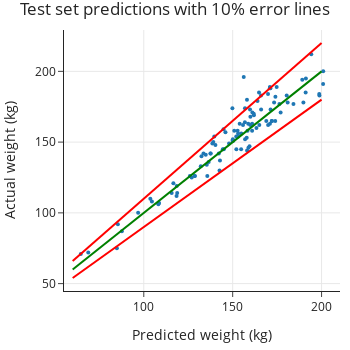

Source (notebook cell):
### Markdown cell above
Remember that positive relative error means underestimating weight, which is not as critical as overestimating weight. From this residual plot, we see that
nearly all of the test set weights are within 10% of the predictions, 
and only one error that exceeds 10% errs on the side of overestimation.
This makes sense given that our loss function penalized overestimation more. 

An alternative scatter plot that shows the actual and predicted values along with lines marking 10% error gives a different view:

### Code cell
fig = px.scatter(y=y_test, x=y_pred_test, 
                 title="Test set predictions with 10% error lines",
                 width=350, height=350)
fig.update_traces(marker=dict(size=4))

fig.add_trace(go.Scatter(x=[60, 200], y=[60, 200], name='0% error',
                         mode='lines',
                         marker=dict(color='green')))
fig.add_trace(go.Scatter(x=[60, 200], y=[66, 220], name='10% error',
                         mode='lines',
                         marker=dict(color='red')))
fig.add_trace(go.Scatter(x=[60, 200], y=[54, 180], name='-10% error',
                         mode='lines',
                         marker=dict(color='red')))

fig.update_layout(showlegend=False)
xlabel(fig, "Predicted weight (kg)")
ylabel(fig, "Actual weight (kg)")
margin(fig, t=30)

### Figure 1 — Plotly figure (JSON) as saved in the notebook; plotly's stock layout.template omitted (floating-point values rounded to 4 significant figures)
{"data": [{"hovertemplate": "x=%{x}<br>y=%{y}<extra></extra>", "legendgroup": "", "marker": {"color": "#1F77B4", "size": 4, "symbol": "circle"}, "mode": "markers", "name": "", "orientation": "v", "showlegend": false, "type": "scatter", "x": [165.9, 157.0, 140.3, 153.1, 169.9, 189.1, 137.6, 161.8, 171.3, 168.9, 152.8, 165.0, 191.2, 189.8, 150.1, 153.9, 145.9, 145.0, 132.4, 170.9, 171.2, 139.7, 84.87, 159.9, 115.7, 118.8, 154.7, 172.0, 127.0, 155.8, 136.5, 96.82, 164.0, 125.9, 64.57, 198.8, 149.9, 158.4, 87.66, 184.2, 116.6, 149.8, 157.9, 159.5, 198.7, 161.9, 172.0, 144.4, 108.2, 128.8, 200.9, 142.9, 118.4, 163.4, 159.8, 180.4, 158.8, 85.41, 139.1, 174.7, 177.0, 135.7, 137.5, 150.3, 142.6, 194.2, 156.9, 160.0, 133.6, 200.9, 180.9, 160.9, 144.8, 156.9, 161.1, 158.1, 118.5, 174.0, 191.0, 103.7, 164.8, 170.9, 68.77, 128.5, 166.0, 134.9, 152.1, 142.2, 132.1, 173.3, 158.7, 138.6, 154.8, 160.9, 173.9, 169.9, 108.6, 158.0, 153.0, 135.4, 156.2, 152.0, 104.6, 153.0, 150.9, 148.0, 170.9, 176.3], "xaxis": "x", "y": [183, 152, 148, 156, 162, 194, 142, 170, 173, 165, 158, 162, 195, 178, 152, 163, 157, 145, 140, 189, 188, 154, 75, 162, 114, 114, 145, 165, 125, 162, 136, 100, 179, 126, 71, 183, 151, 158, 87, 177, 121, 174, 153, 147, 184, 169, 165, 145, 106, 126, 200, 137, 112, 160, 173, 183, 146, 92, 150, 189, 171, 126, 142, 151, 130, 212, 164, 168, 142, 191, 178, 158, 159, 174, 171, 144, 119, 182, 185, 110, 185, 188, 72, 126, 173, 141, 145, 142, 133, 178, 163, 149, 156, 163, 165, 184, 107, 180, 154, 134, 196, 154, 108, 154, 158, 149, 163, 177], "yaxis": "y"}, {"marker": {"color": "green"}, "mode": "lines", "name": "0% error", "type": "scatter", "x": [60, 200], "y": [60, 200]}, {"marker": {"color": "red"}, "mode": "lines", "name": "10% error", "type": "scatter", "x": [60, 200], "y": [66, 220]}, {"marker": {"color": "red"}, "mode": "lines", "name": "-10% error", "type": "scatter", "x": [60, 200], "y": [54, 180]}], "layout": {"height": 350, "legend": {"tracegroupgap": 0}, "margin": {"t": 30}, "showlegend": false, "title": {"text": "Test set predictions with 10% error lines"}, "width": 350, "xaxis": {"anchor": "y", "autorange": true, "domain": [0, 1], "range": [55.12, 210.4], "title": {"text": "Predicted weight (kg)"}, "type": "linear"}, "yaxis": {"anchor": "x", "autorange": true, "domain": [0, 1], "range": [44.78, 229.2], "title": {"text": "Actual weight (kg)"}, "type": "linear"}}}
